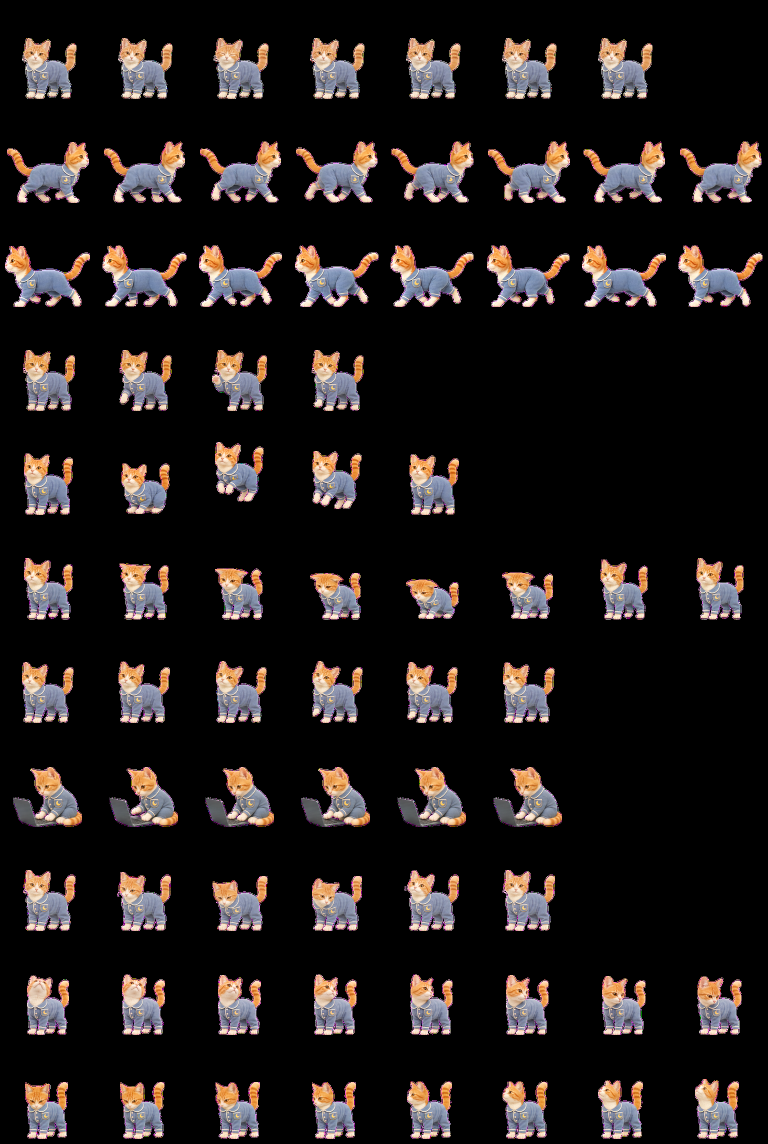
#> input picture examples/lizi/outfits/moon-pajamas.webp, 1536 x 2288 px (shown at 1/2 size)
$ python -i register_states.py   (imports and definitions only)
#> lines starting #> are read from the running program, lines starting #| are printed output that depends on the picture
#!/usr/bin/env python3
"""Align state families with one uniform scale/translation per state.

Each state's first frame is its transition reference. Its full height must
represent the same neutral body construction, so inspect the reference sheet.
Within-state motion, including airborne displacement, is left intact.
"""

import argparse
import json
from pathlib import Path

from PIL import Image


def bounds(image):
    return image.getchannel("A").point(lambda a: 255 if a > 16 else 0).getbbox()


def anchor(image, box):
    bottom_band = image.getchannel("A").crop(
        (0, box[1] + int((box[3] - box[1]) * 0.7), 192, box[3])
    )
    band = bottom_band.point(lambda a: 255 if a > 16 else 0).getbbox()
    return ((band[0] + band[2]) / 2, box[3])


def register(source, output):
    families = {}
    limits = [150.0]
    for directory in sorted(source.iterdir()):
        if not directory.is_dir():
            continue
        files = sorted(directory.glob("*.png"))
        if not files:
            continue
        images = [Image.open(p).convert("RGBA") for p in files]
        box = bounds(images[0])
        ax, ay = anchor(images[0], box)
        height = box[3] - box[1]
        for image in images:
            b = bounds(image)
            for extent, room in [
                (ax - b[0], 90),
                (b[2] - ax, 90),
                (ay - b[1], 190),
                (b[3] - ay, 6),
            ]:
                if extent > 0:
                    limits.append(room * height / extent)
        families[directory.name] = (files, images, ax, ay, height)
    target_height = min(limits) * 0.98
    if target_height < 60:
        raise ValueError(
            "Large registration drift; repair source rows instead of shrinking the pet."
        )
    report = {
        "target_reference_height": target_height,
        "anchor": [96, 198],
        "states": {},
    }
    output.mkdir(parents=True, exist_ok=True)
    for state, (files, images, ax, ay, height) in families.items():
        scale = target_height / height
        target = output / state
        target.mkdir(exist_ok=True)
        for path, image in zip(files, images):
            resized = image.resize(
                (round(image.width * scale), round(image.height * scale)),
                Image.Resampling.LANCZOS,
            )
            frame = Image.new("RGBA", (192, 208))
            frame.alpha_composite(
                resized, (round(96 - ax * scale), round(198 - ay * scale))
            )
            frame.save(target / path.name)
        report["states"][state] = {
            "scale": scale,
            "source_anchor": [ax, ay],
            "reference_height": height,
        }
    manifest = source / "frames-manifest.json"
    if manifest.exists():
        data = json.loads(manifest.read_text())

        def rewrite(value):
            if isinstance(value, str):
                return value.replace(str(source.resolve()), str(output.resolve()))
            if isinstance(value, list):
                return [rewrite(v) for v in value]
            if isinstance(value, dict):
                return {k: rewrite(v) for k, v in value.items()}
            return value

        (output / "frames-manifest.json").write_text(
            json.dumps(rewrite(data), indent=2) + "\n"
        )
    (output / "registration.json").write_text(json.dumps(report, indent=2) + "\n")
    return report


# [6 lines not run here, left out]

>>> import cv2
>>> picture = cv2.imread('../../../examples/lizi/outfits/moon-pajamas.webp', cv2.IMREAD_GRAYSCALE)
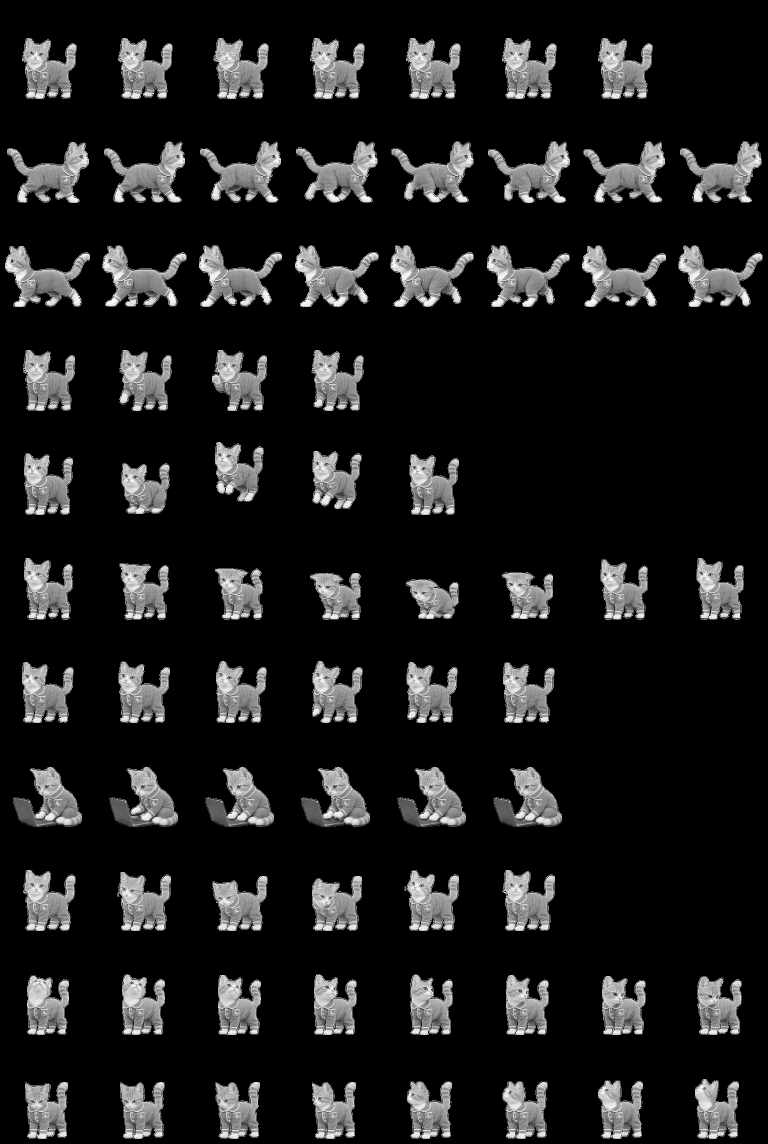
#> picture: shape (2288, 1536) (shown at 1/2 size); min 0, max 255, mean 29.4
>>> result = register(picture, 'out.png')
#> (the run stopped early here; a loop or call above may not have finished)
